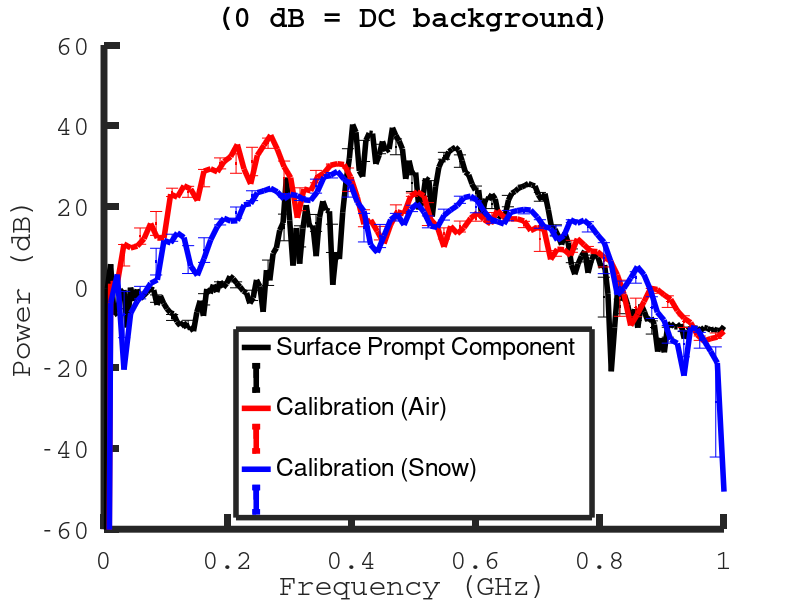

Reproduce this figure in MATLAB.
pkg load signal

lower_band = 0.02;
upper_band = 1.0;
delta_f = 0.025; %GHz
frequency_bins = linspace(lower_band,upper_band,floor((upper_band-lower_band)/delta_f));

distance_long = 543.0;
distance_short = 23.0;
distance_factor = 10*log10(distance_long/distance_short);

calibration_start_sample_air = 12000;
calibration_length_air = 3000;
calibration_start_sample_snow = 12000;
calibration_length_snow = 3000;
calibration_downsample = 16;

prompt_component_start_sample = 9650;
prompt_component_length = 3000;
prompt_downsample = 8;

atten_20dB = 20.0;
atten_3dB = 3.0;
ampl_62dB = -62.5;

n = 500; %Length of time-slices, was 500
m = 25; %Number of overlap samples, was 25
n2 = 100;
m2 = 10;
linew = 5.0;
fon = "Courier";
fonts = 20.0;
linewc = 0.0;
linewc2 = 4.0;
maxFC = 0.5;
minT = 320.0;
linec = "none";

%Surface propagation data
data = load('surface_propagation.dat');
t = data(:,1)*1.0e9; %Units: nanoseconds
s = data(:,2);
s_prompt = s(prompt_component_start_sample:prompt_component_start_sample+prompt_component_length); %prompt component (8500:11500)
t_prompt = t(prompt_component_start_sample:prompt_component_start_sample+prompt_component_length); %prompt component (8500:11500)
s_prompt = downsample(s_prompt,prompt_downsample);
t_prompt = downsample(t_prompt,prompt_downsample);
dt_prompt = t_prompt(2)-t_prompt(1); %Units: nanoseconds
fs_prompt = 1.0/dt_prompt; %Units: GHz
fc_prompt = fs_prompt/2.0; %Units: GHz
f_prompt = linspace(0,fc_prompt,length(t_prompt)/2); %Units: GHz

%Calibration data
inAirCalibration = load('surface_calibration_air.dat');
inSnowCalibration = load('surface_calibration_snow.dat');
t_cal_air = inAirCalibration(calibration_start_sample_air:calibration_start_sample_air+calibration_length_air,1)*1e9; %Units: nanoseconds
t_cal_air_down = downsample(t_cal_air,calibration_downsample); %Units: nanoseconds
t_cal_snow = inSnowCalibration(calibration_start_sample_snow:calibration_start_sample_snow+calibration_length_snow,1)*1e9; %Units: nanoseconds
t_cal_snow_down = downsample(t_cal_snow,calibration_downsample); %Units: nanoseconds
s_cal_air = inAirCalibration(calibration_start_sample_air:calibration_start_sample_air+calibration_length_air,2);
s_cal_air_down = downsample(s_cal_air,calibration_downsample);
s_cal_snow = inSnowCalibration(calibration_start_sample_snow:calibration_start_sample_snow+calibration_length_snow,2);
s_cal_snow_down = downsample(s_cal_snow,calibration_downsample);
dt_cal_air = t_cal_air(2)-t_cal_air(1); %Units: nanoseconds
dt_cal_air_down = t_cal_air_down(2)-t_cal_air_down(1); %Units: nanoseconds
dt_cal_snow = t_cal_snow(2)-t_cal_snow(1); %Units: nanoseconds
dt_cal_snow_down = t_cal_snow_down(2)-t_cal_snow_down(1); %Units: nanoseconds
fs_cal_air = 1.0/dt_cal_air; %Units: GHz
fs_cal_air_down = 1.0/dt_cal_air_down; %Units: GHz
fs_cal_snow = 1.0/dt_cal_snow; %Units: GHz
fs_cal_snow_down = 1.0/dt_cal_snow_down; %Units: GHz
fc_cal_air = fs_cal_air/2.0; %Units: GHz
fc_cal_air_down = fs_cal_air_down/2.0; %Units: GHz
fc_cal_snow = fs_cal_snow/2.0; %Units: GHz
fc_cal_snow_down = fs_cal_snow_down/2.0; %Units: GHz
f_cal_air = linspace(0,fc_cal_air,length(t_cal_air)/2); %Units: GHz
f_cal_air_down = linspace(0,fc_cal_air_down,length(t_cal_air_down)/2.0); %Units: GHz
f_cal_snow = linspace(0,fc_cal_snow,length(t_cal_snow)/2); %Units: GHz
f_cal_snow_down = linspace(0,fc_cal_snow_down,length(t_cal_snow_down)/2.0); %Units: GHz

%The power spectrum of the prompt component
figure(1);
hold on;
[mean(s_prompt) mean(s_cal_air_down) mean(s_cal_snow_down)]
p1 = conj(fft(center(s_prompt))).*fft(center(s_prompt));
p1 = p1(1:length(f_prompt));
p2 = conj(fft(center(s_cal_air_down))).*fft(center(s_cal_air_down));
p2 = p2(1:length(f_cal_air_down));
p3 = conj(fft(center(s_cal_snow_down))).*fft(center(s_cal_snow_down));
p3 = p3(1:length(f_cal_snow_down));
%The final 20 dB just means DC noise is at 0 dB
p1 = 10*log10(p1)+distance_factor+30;
p2 = 10*log10(p2)+atten_3dB+30.0;
p3 = 10*log10(p3)+atten_20dB+atten_3dB+30.0;
p1_ave = zeros(size(frequency_bins));
p2_ave = zeros(size(frequency_bins));
p3_ave = zeros(size(frequency_bins));
p1_err = zeros(size(frequency_bins));
p2_err = zeros(size(frequency_bins));
p3_err = zeros(size(frequency_bins));
for i=1:(length(frequency_bins)-1)
	j = find(f_prompt>=frequency_bins(i),1,'first');
	k = find(f_prompt>=frequency_bins(i+1),1,'first');
	p1_ave(i) = mean(p1(j:k));
	p1_err(i) = std(p1(j:k))/sqrt(k-j);
endfor
for i=1:(length(frequency_bins)-1)
	j = find(f_cal_air_down>=frequency_bins(i),1,'first');
	k = find(f_cal_air_down>=frequency_bins(i+1),1,'first');
	p2_ave(i) = mean(p2(j:k));
	p2_err(i) = std(p2(j:k))/sqrt(k-j);
endfor
for i=1:(length(frequency_bins)-1)
	j = find(f_cal_snow_down>=frequency_bins(i),1,'first');
	k = find(f_cal_snow_down>=frequency_bins(i+1),1,'first');
	p3_ave(i) = mean(p3(j:k));
	p3_err(i) = std(p3(j:k))/sqrt(k-j);
endfor
frequency_bins+=delta_f/2.0;
plot(f_prompt,p1,'linewidth',linewc2,'color','black');
herr1 = errorbar(frequency_bins,p1_ave,p1_err,'~.');
set(herr1,'color','black');
axis([0.0 1.0 -60.0 60.0]);
set(gca, "linewidth", linew, "fontname", fon,"fontsize",fonts);
xlabel("Frequency (GHz)");
ylabel("Power (dB)");
title("(0 dB = DC background)");
plot(f_cal_air_down,p2,'linewidth',linewc2,'color','red');
herr2= errorbar(frequency_bins,p2_ave,p2_err,'~.');
set(herr2,'color','red');
plot(f_cal_snow_down,p3,'linewidth',linewc2,'color','blue');
herr3 = errorbar(frequency_bins,p3_ave,p3_err,'~.');
set(herr3,'color','blue');
L = legend('Surface Prompt Component','','Calibration (Air)','','Calibration (Snow)','','location','south');
%~ L = legend('Calibration (Air)','Calibration (Snow)','location','south');
FL = findall(L,'-property','linewidth');
set(FL,'linewidth',linewc2);
set(gca,'tickLength',[0.025 0.025]);

%The saved graph.
print -dpdf 'March20_plot1.pdf'
